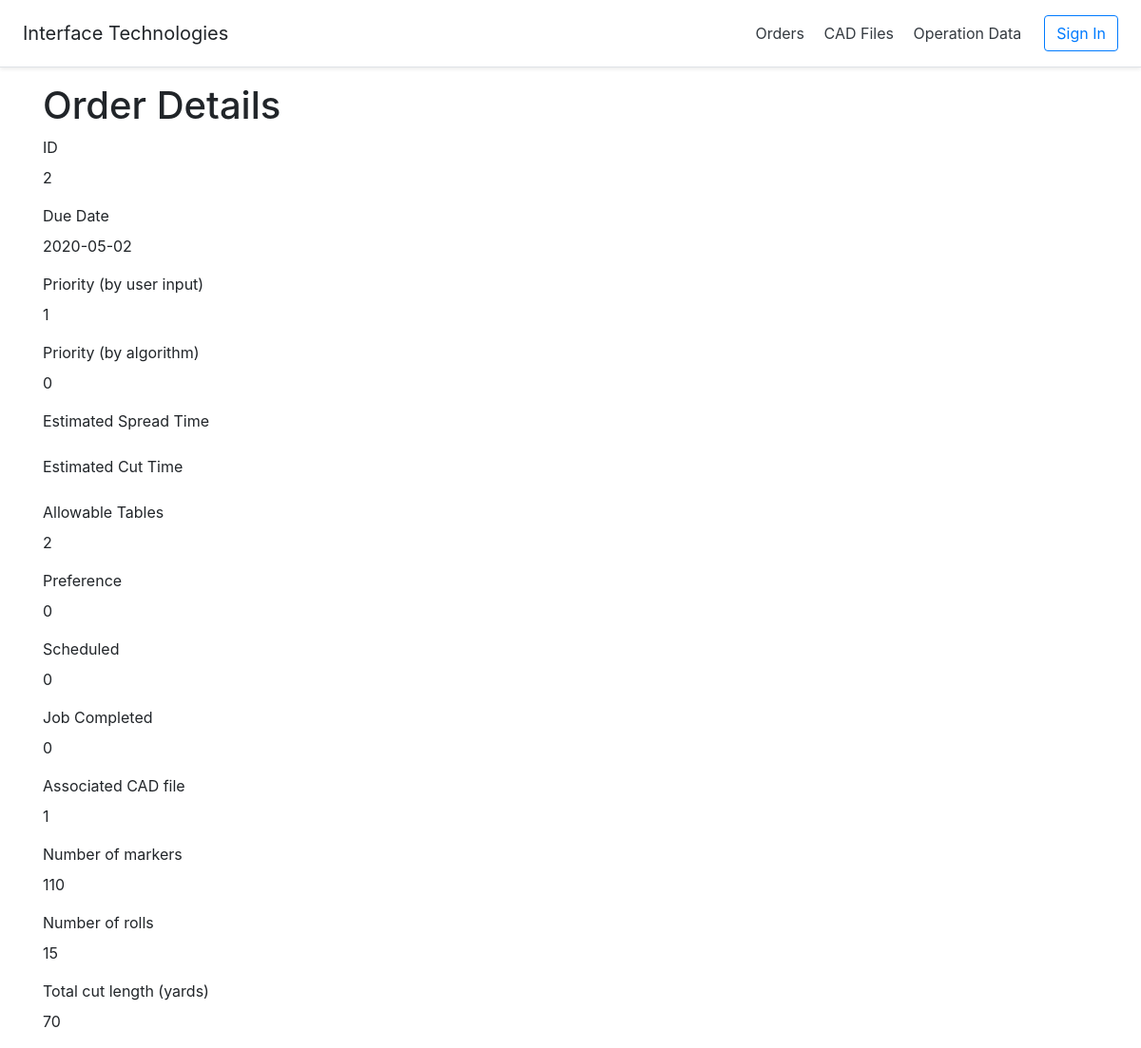
/index.php?action=job_order-read&id=2, run on the app's committed database.
### tables this page shows
CREATE TABLE JOB_ORDER
(
    id INT NOT NULL PRIMARY KEY AUTO_INCREMENT,
    due_date DATE,
    spread_time FLOAT,
    cut_time FLOAT,
    user_priority INT,
    generated_priority INT,
    allowable_table_ids VARCHAR(100),
    pref INT,
    scheduled VARCHAR(100),
    job_completed BOOLEAN,

    cadfile_id INT,

    NM INT,         
    TNR INT,       
    TCY INT     
);

### controllers/DBController.php (called while the page is built, shortened)
<?php
class DBController {
    private $host = "localhost";
    private $user = "root";
    private $password = "";
    private $database = "cutroom_db";
    private $conn;
    function __construct() {
        $this->conn = $this->connectDB();
    }
    function connectDB() {
        $conn = mysqli_connect($this->host,$this->user,$this->password,$this->database);
        return $conn;
    }
    function runQuery($query, $param_type, $param_value_array) {
        $sql = $this->conn->prepare($query);
        $this->bindQueryParams($sql, $param_type, $param_value_array);
        $sql->execute();
        $result = $sql->get_result();
        if ($result->num_rows > 0) {
            while($row = $result->fetch_assoc()) {
                $resultset[] = $row;
            }
        }
        if(!empty($resultset)) {
            return $resultset;
        }
    }
    function bindQueryParams($sql, $param_type, $param_value_array) {
        $param_value_reference[] = & $param_type;
        for($i=0; $i<count($param_value_array); $i++) {
            $param_value_reference[] = & $param_value_array[$i];
        }
        call_user_func_array(array(
            $sql,
            'bind_param'
        ), $param_value_reference);
    }
}
?>

### controllers/job_order.php (called while the page is built, shortened)
<?php
require_once 'DBController.php';
class Job_Order {
    private $db_handle;
    function __construct() {
        $this->db_handle = new DBController();
    }
    function getOrderById($order_id) {
        $query = "SELECT * FROM JOB_ORDER WHERE id = ?";
        $paramType = "i";
        $paramValue = array(
            $order_id
        );
        $result = $this->db_handle->runQuery($query, $paramType, $paramValue);
        return $result;
    }
}
?>

### views/job_order-read.php (the view, shortened to what this page needs)
<?php require_once "header.php"; ?>
    <div class="container">
        <div class="page-header">
            <h1>Order Details</h1>
        </div>
        <div class="form-group">
            <label>ID</label>
            <p class="form-control-static"><?php echo $result[0]["id"]; ?></p>
        </div>
        <div class="form-group">
            <label>Due Date</label>
            <p class="form-control-static"><?php echo $result[0]["due_date"]; ?></p>
        </div>
        <div class="form-group">
            <label>Priority (by user input)</label>
            <p class="form-control-static"><?php echo $result[0]["user_priority"]; ?></p>
        </div>
        <div class="form-group">
            <label>Priority (by algorithm)</label>
            <p class="form-control-static"><?php echo $result[0]["generated_priority"]; ?></p>
        </div>
        <div class="form-group">
            <label>Estimated Spread Time</label>
        </div>
        <div class="form-group">
            <label>Estimated Cut Time</label>
        </div>
        <div class="form-group">
            <label>Allowable Tables</label>
            <p class="form-control-static"><?php echo $result[0]["allowable_table_ids"]; ?></p>
        </div>
        <div class="form-group">
            <label>Preference</label>
            <p class="form-control-static"><?php echo $result[0]["pref"]; ?></p>
        </div>
        <div class="form-group">
            <label>Scheduled</label>
            <p class="form-control-static"><?php echo $result[0]["scheduled"]; ?></p>
        </div>
        <div class="form-group">
            <label>Job Completed</label>
            <p class="form-control-static"><?php echo $result[0]["job_completed"]; ?></p>
        </div>
        <div class="form-group">
            <label>Associated CAD file</label>
            <p class="form-control-static"><?php echo $result[0]["cadfile_id"]; ?></p>
        </div>
        <div class="form-group">
            <label>Number of markers</label>
            <p class="form-control-static"><?php echo $result[0]["NM"]; ?></p>
        </div>
        <div class="form-group">
            <label>Number of rolls</label>
            <p class="form-control-static"><?php echo $result[0]["TNR"]; ?></p>
        </div>
        <div class="form-group">
            <label>Total cut length (yards)</label>
            <p class="form-control-static"><?php echo $result[0]["TCY"]; ?></p>
        </div>
    </div>
</body>
</html>

### views/css/style.css (style rules this page uses)
body { font-family: Arial; color: #212121; margin: auto; }

### data on the page
job_order: id "2", due_date "2020-05-02", user_priority "1", generated_priority "0", allowable_table_ids "2", pref "0", scheduled "0", job_completed "0", cadfile "1", NM "110", TNR "15", TCY "70"
